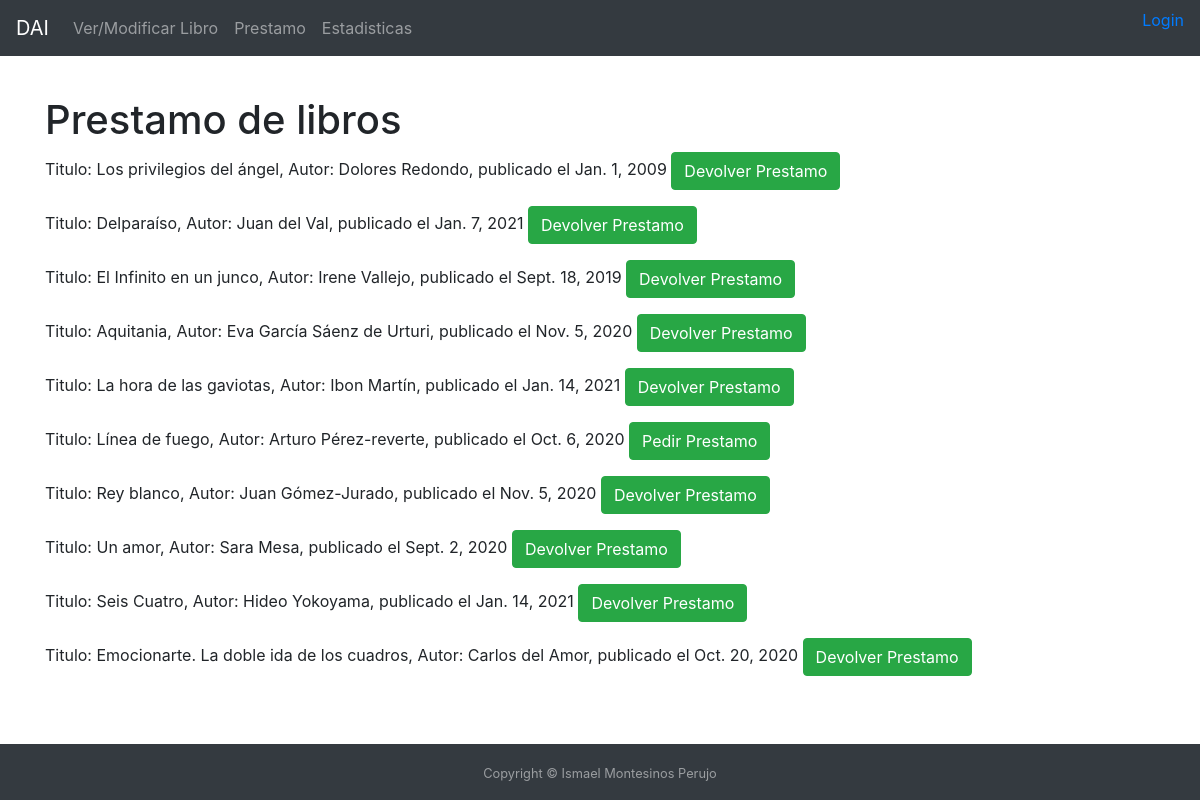
The app's page /prestar/ with its own data.
### mi_aplicacion/models.py (models this page shows, shortened)
class Libro(models.Model):
  titulo = models.CharField(max_length=200)
  autor  = models.CharField(max_length=100)
  publicacion = models.DateField()
  prestado = models.BooleanField(default=False)
  veces_prestado = models.IntegerField(default=0)

### mi_aplicacion/views.py (the view)
# urls.py: url(r'^prestar/$', views.prestar, name='prestar'),
def prestar(request,id=None):
    libros = Libro.objects.all()
    prest = Prestamo.objects.all()
    return render(request,'prestamo.html',{'libros': libros,'prest': prest})

### mi_aplicacion/templates/prestamo.html
{% extends "base.html" %}
{% block contenido %}
<h1> Prestamo de libros </h1>
	{% for libro in libros %}
		{% if libro.prestado == False %}
			<p>Titulo: {{ libro.titulo }}, Autor: {{libro.autor}}, publicado el {{libro.publicacion}}
			<a class="btn btn btn-success" href="/pedir_prestamo/{{libro.id}}">Pedir Prestamo</a></p>
		{% else %}
			<p>Titulo: {{ libro.titulo }}, Autor: {{libro.autor}}, publicado el {{libro.publicacion}}
			<a class="btn btn btn-success" href="/devolver_prestamo/{{libro.id}}">Devolver Prestamo</a></p>
		{% endif %}
	{% endfor %}
{% endblock %}

### mi_aplicacion/templates/base.html (shortened to what this page needs)
<!DOCTYPE html>
<html>
<head>
    <link rel="stylesheet" href="https://cdn.jsdelivr.net/npm/bootstrap@4.5.3/dist/css/bootstrap.min.css">
</head>
<body>
  <nav class="navbar navbar-expand-md navbar-dark fixed-top bg-dark">
          <a class="navbar-brand" href="{% url 'base' %}">DAI</a>
          <div class="collapse navbar-collapse" id="navbarSupportedContent">
            <ul class="navbar-nav mr-auto">
              <li class="nav-item">
                <a class="nav-link" href="{% url 'edit_libro' %}">Ver/Modificar Libro</a>
              </li>
	            <li class="nav-item">
                <a class="nav-link" href="{% url 'prestar' %}">Prestamo</a>
              </li>
              <li class="nav-item">
                <a class="nav-link" href="{% url 'estadisticas' %}">Estadisticas</a>
              </li>
            </ul>
            {% if user.is_authenticated %}
              <p class="nav-item text-secondary">Usuario: {{ user.get_username }}</p>
              <p><a href="{% url 'logout' %}?next={{request.path}}">Logout</a></p>
            {% else %}
              <p><a href="{% url 'login' %}?next={{request.path}}">Login</a></p>
            {% endif %}
          </div>
        </nav>
  <div id="centro"class="container">
    <div class="wrapper pt-5">
        <div id="content">
            {% block contenido %}{%endblock %}
                <br><br><br>
        </div>
    </div>
  <footer id="footer" class="fixed-bottom bg-dark text-white-50 py-3">
    <div class="container text-center">
      <small>Copyright &copy; Ismael Montesinos Perujo</small>
    </div>
  </footer>
</body>
</html>

### records on screen
Libro: titulo "Los privilegios del ángel", autor "Dolores Redondo", publicacion "Jan. 1, 2009"
Libro: titulo "Delparaíso", autor "Juan del Val", publicacion "Jan. 7, 2021"
Libro: titulo "El Infinito en un junco", autor "Irene Vallejo", publicacion "Sept. 18, 2019"
Libro: titulo "Aquitania", autor "Eva García Sáenz de Urturi", publicacion "Nov. 5, 2020"
Libro: titulo "La hora de las gaviotas", autor "Ibon Martín", publicacion "Jan. 14, 2021"
Libro: titulo "Línea de fuego", autor "Arturo Pérez-reverte", publicacion "Oct. 6, 2020"
Libro: titulo "Rey blanco", autor "Juan Gómez-Jurado", publicacion "Nov. 5, 2020"
Libro: titulo "Un amor", autor "Sara Mesa", publicacion "Sept. 2, 2020"
Libro: titulo "Seis Cuatro", autor "Hideo Yokoyama", publicacion "Jan. 14, 2021"
Libro: titulo "Emocionarte. La doble ida de los cuadros", autor "Carlos del Amor", publicacion "Oct. 20, 2020"
